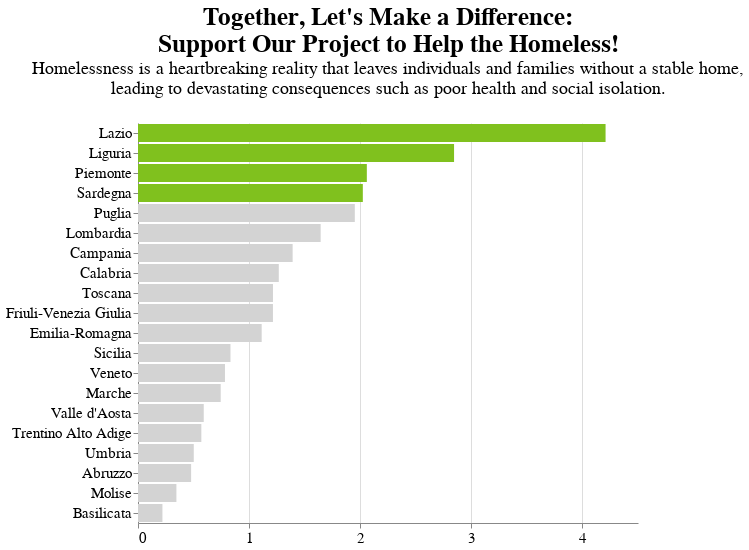

Notebook code for this chart:
### Markdown cell above
# Adding a context

### Code cell
chart = alt.Chart(df3).mark_bar().encode(
    y = alt.Y('Territory', sort='-x', axis=alt.Axis(title='')),
    x = alt.X('Ratio', axis=alt.Axis(tickCount=4,title='')),
    color=alt.condition(alt.datum.Ratio > 2, alt.value(iColor), alt.value('lightgray'))
   
).properties(width=500,title=alt.TitleParams(
    text=["Together, Let's Make a Difference:","Support Our Project to Help the Homeless!"],
    subtitle=['Homelessness is a heartbreaking reality that leaves individuals and families without a stable home,','leading to devastating consequences such as poor health and social isolation.'],
    subtitleFontSize=18
))


configure_layout(chart)

### Figure 1 — Vega-Lite specification as saved in the notebook (floating-point values rounded to 4 significant figures)
{"config": {"view": {"continuousWidth": 400, "continuousHeight": 300, "strokeWidth": 0}, "axis": {"labelFontSize": 15, "titleFontSize": 20}, "legend": {"labelFontSize": 15, "titleFontSize": 20}, "title": {"fontSize": 25, "offset": 25}}, "data": {"name": "data-74c3b3a2e88392a1f86d85511cbf8ce7"}, "mark": "bar", "encoding": {"color": {"condition": {"value": "#80C11E", "test": "(datum.Ratio > 2)"}, "value": "lightgray"}, "x": {"axis": {"tickCount": 4, "title": ""}, "field": "Ratio", "type": "quantitative"}, "y": {"axis": {"title": ""}, "field": "Territory", "sort": "-x", "type": "nominal"}}, "title": {"text": ["Together, Let's Make a Difference:", "Support Our Project to Help the Homeless!"], "subtitle": ["Homelessness is a heartbreaking reality that leaves individuals and families without a stable home,", "leading to devastating consequences such as poor health and social isolation."], "subtitleFontSize": 18}, "width": 500, "$schema": "https://vega.github.io/schema/vega-lite/v4.17.0.json", "datasets": {"data-74c3b3a2e88392a1f86d85511cbf8ce7": [{"ITTER107": "ITF1", "Value_pop": 1275950, "Territory": "Abruzzo", "Value_hom": 610, "Ratio": 0.4781}, {"ITTER107": "ITF5", "Value_pop": 541168, "Territory": "Basilicata", "Value_hom": 119, "Ratio": 0.2199}, {"ITTER107": "ITF6", "Value_pop": 1855454, "Territory": "Calabria", "Value_hom": 2351, "Ratio": 1.267}, {"ITTER107": "ITF3", "Value_pop": 5624420, "Territory": "Campania", "Value_hom": 7828, "Ratio": 1.392}, {"ITTER107": "ITD5", "Value_pop": 4425366, "Territory": "Emilia-Romagna", "Value_hom": 4926, "Ratio": 1.113}, {"ITTER107": "ITD4", "Value_pop": 1194647, "Territory": "Friuli-Venezia Giulia", "Value_hom": 1451, "Ratio": 1.215}, {"ITTER107": "ITE4", "Value_pop": 5714882, "Territory": "Lazio", "Value_hom": 24049, "Ratio": 4.208}, {"ITTER107": "ITC3", "Value_pop": 1509227, "Territory": "Liguria", "Value_hom": 4293, "Ratio": 2.845}, {"ITTER107": "ITC4", "Value_pop": 9943004, "Territory": "Lombardia", "Value_hom": 16346, "Ratio": 1.644}, {"ITTER107": "ITE3", "Value_pop": 1487150, "Territory": "Marche", "Value_hom": 1107, "Ratio": 0.7444}, {"ITTER107": "ITF2", "Value_pop": 292150, "Territory": "Molise", "Value_hom": 101, "Ratio": 0.3457}, {"ITTER107": "ITC1", "Value_pop": 4256350, "Territory": "Piemonte", "Value_hom": 8766, "Ratio": 2.06}, {"ITTER107": "ITF4", "Value_pop": 3922941, "Territory": "Puglia", "Value_hom": 7655, "Ratio": 1.951}, {"ITTER107": "ITG2", "Value_pop": 1587413, "Territory": "Sardegna", "Value_hom": 3212, "Ratio": 2.023}, {"ITTER107": "ITG1", "Value_pop": 4833329, "Territory": "Sicilia", "Value_hom": 4023, "Ratio": 0.8323}, {"ITTER107": "ITE1", "Value_pop": 3663191, "Territory": "Toscana", "Value_hom": 4450, "Ratio": 1.215}, {"ITTER107": "ITDA", "Value_pop": 1073574, "Territory": "Trentino Alto Adige", "Value_hom": 612, "Ratio": 0.5701}, {"ITTER107": "ITE2", "Value_pop": 858812, "Territory": "Umbria", "Value_hom": 431, "Ratio": 0.5019}, {"ITTER107": "ITC2", "Value_pop": 123360, "Territory": "Valle d'Aosta", "Value_hom": 73, "Ratio": 0.5918}, {"ITTER107": "ITD3", "Value_pop": 4847745, "Territory": "Veneto", "Value_hom": 3794, "Ratio": 0.7826}]}}
